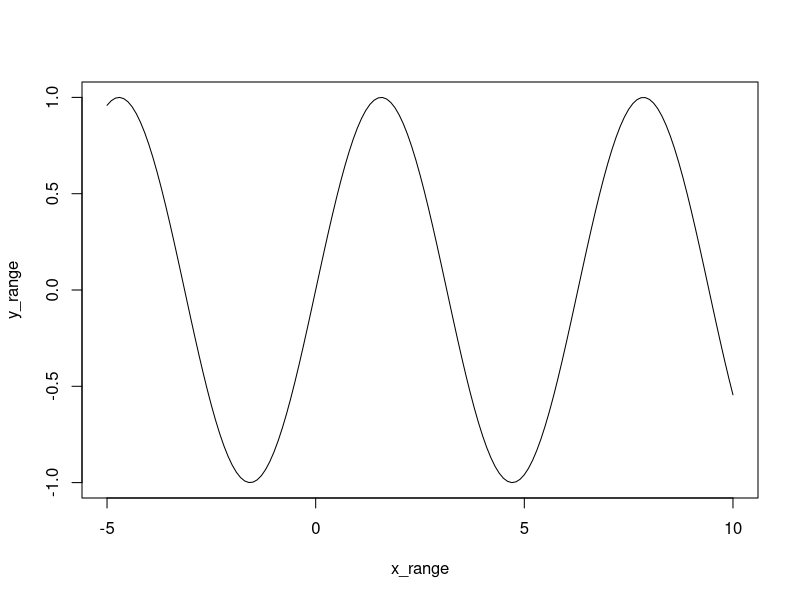

Write the R code that produced this figure.
## ---- chunk 1
knitr::opts_chunk$set(echo = TRUE)
## ---- chunk 2
n <- 10:49
length(n)
n_plus_1 <- n + 1
m <- seq(10,1)
n - m 

## ---- chunk 3
x_range <- seq(-5, 10, by = 0.1)
x_range
sin_wave <- sin(x_range)
y_range <- sin_wave
y_range
plot(x_range, y_range, type = "l")

## ---- chunk 4
first_nums <- 40:50
next_nums <- seq(51,60)
nums <- c(first_nums, next_nums)
nums[7]
nums[5:8]
first_last <- c(nums[1:3], nums[(length(nums)-2):length(nums)])

## ---- chunk 5
x <- c(3.2, NA, 4.1, 5.0, NA, 2.8)
is.na(x)
x_no_na <- x[!is.na(x)]
mean_val <- mean(x_no_na)
mean_val
x[is.na(x)] <- mean_val

## ---- chunk 6
grades <- c(99, 77, 100, 91, 87, 72, 82, 94, 81)
is_a <- grades >= 90
is_a
grades[is_a]
which(is_a)
length(grades[is_a])
sum(is_a)

## ---- chunk 7
set.seed(2401)
rolls <- sample(1:6, size = 200, replace = TRUE)
table(rolls)
counts <- table(rolls)
counts
proportions <- counts / length(rolls)
proportions
proportions[which.max(counts)]

## ---- chunk 8
roll_die <- function(){sample(1:6, size = 1)}
roll_die()

## ---- chunk 9
roll_two_dice <- function(){sum(sample(1:6, size = 2, replace = TRUE))}
roll_two_dice()

## ---- chunk 10
# Your one-roll function goes here
  roll_winner <- function(name1, name2){
    roll1 <- sample(1:6, 1)
    roll2 <- sample(1:6, 1)
    if (roll1 > roll2){
      return(name1)
    } else if (roll2 > roll1) {
      return(name2)
    } else {
      # The first tie thus reroll once
      roll1
      roll2
      if (roll1 > roll2){
        return(name1)
      } else if (roll2 > roll1){
        return(name2)
      } else{
        return("draw")
      }
    }
  }

roll_winner("Bob", "Mike")

## ---- chunk 11
roll_winner_15 <- function(player1, player2){
  # the simulated roll for the players 15 time
  p1 <- sample(1:6, size = 15, replace = TRUE)
  p2 <- sample(1:6, size = 15, replace = TRUE)
    
  # logic vectors
  p1_wins <- p1 > p2
  p2_wins <- p2 > p1
  ties <- p1 == p2
  
  #counts
  p1_count <- sum(p1_wins)
  p2_count <- sum(p2_wins)
  tie_count <- sum(ties)
  
  #report the counts
  print(paste(player1, "wins:", p1_count))
  print(paste(player2, "wins:", p2_count))
  print(paste("ties", tie_count))
  
  #deciding the winner
  if (p1_count > p2_count){
    player1
  }else if (p2_count > p1_count){
    player2
  }else {
    "draw"
  }
  
}
roll_winner_15("Bob", "Daniel")

## ---- chunk 12
# Your "cheating" function goes here
roll_winner_15_weighted <- function(player1, player2){
  #player 1 will have a weighted dice
  p1 <- sample(1:6, size = 15, replace = TRUE,
               prob = c(0.01, 0.05, 0.10, 0.15, 0.20, 0.49))
  #fair die for player 2
  p2 <- sample(1:6, size = 15, replace = TRUE)
  
  # logic vectors
  p1_wins <- p1 > p2
  p2_wins <- p2 > p1
  ties <- p1 == p2
  
  #counts
  p1_count <- sum(p1_wins)
  p2_count <- sum(p2_wins)
  tie_count <- sum(ties)
  
  #report the counts
  print(paste(player1, "wins:", p1_count))
  print(paste(player2, "wins:", p2_count))
  print(paste("ties", tie_count))
  
  #deciding the winner
  if (p1_count > p2_count){
    player1
  }else if (p2_count > p1_count){
    player2
  }else {
    "draw"
  }
  
}
roll_winner_15_weighted("Bob", "Daniel")
roll_winner_15_weighted("Bob", "Daniel")
roll_winner_15_weighted("Bob", "Daniel")
roll_winner_15_weighted("Bob", "Daniel")
roll_winner_15_weighted("Bob", "Daniel")
roll_winner_15_weighted("Bob", "Daniel")
roll_winner_15_weighted("Bob", "Daniel")
roll_winner_15_weighted("Bob", "Daniel")
roll_winner_15_weighted("Bob", "Daniel")
roll_winner_15_weighted("Bob", "Daniel")
roll_winner_15_weighted("Bob", "Daniel")
roll_winner_15_weighted("Bob", "Daniel")
# Bob/player 1 always wins overall and out of 15 matches the lowest amount of wins he would get would be 8 and most of the time he at least won 10 times for each 15 rolls.
  

